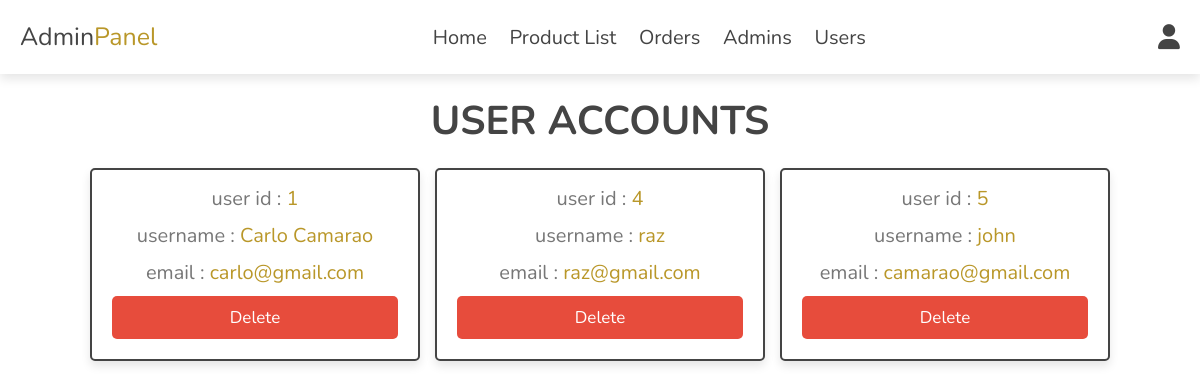
Screenshot of /admin/users_accounts.php (signed in) with the database file from the repository.
### tables this page shows
CREATE TABLE `users` (
  `id` int(100) NOT NULL,
  `name` varchar(20) NOT NULL,
  `email` varchar(50) NOT NULL,
  `password` varchar(50) NOT NULL,
  `number` varchar(15) DEFAULT NULL,
  `address` text DEFAULT NULL
);

### admin/users_accounts.php (the view, shortened to what this page needs)
<?php
include '../components/connect.php';
?>
<!DOCTYPE html>
<html lang="en">
<head>
   <link rel="stylesheet" href="https://cdnjs.cloudflare.com/ajax/libs/font-awesome/6.1.1/css/all.min.css">
   <link rel="stylesheet" href="../css/admin_style.css">
</head>
<body>
<?php include '../components/admin_header.php'; ?>
<section class="accounts">
   <h1 class="heading">user accounts</h1>
   <div class="box-container">
   <?php
      $select_accounts = $conn->prepare("SELECT * FROM `users`");
      $select_accounts->execute();
      if($select_accounts->rowCount() > 0){
         while($fetch_accounts = $select_accounts->fetch(PDO::FETCH_ASSOC)){
   ?>
   <div class="box">
      <p> user id : <span><?= $fetch_accounts['id']; ?></span> </p>
      <p> username : <span><?= $fetch_accounts['name']; ?></span> </p>
      <p> email : <span><?= $fetch_accounts['email']; ?></span> </p>
      <a href="users_accounts.php?delete=<?= $fetch_accounts['id']; ?>" onclick="return confirm('delete this account? the user related information will also be delete!')" class="delete-btn">delete</a>
   </div>
   <?php
         }
      }else{
         echo '<p class="empty">no accounts available!</p>';
      }
   ?>
   </div>
</section>
</body>
</html>

### css/admin_style.css (style rules this page uses)
:root { --main-color:#b99729; --orange:#00f74a; --red:#e74c3c; --black:#444; --white:#fff; --light-color:#777; --light-bg:#f5f5f5; --border:.2rem solid var(--black); --box-shadow:0 .5rem 1rem rgba(0,0,0,.1); }
* { font-family: 'Nunito', sans-serif; margin:0; padding:0; box-sizing: border-box; outline: none; border:none; text-decoration: none; }
html { font-size: 62.5%; overflow-x: hidden; }
body { background-image:url("images/bg.jpg"); }
section { padding:2rem; max-width: 1200px; margin:0 auto; }
.heading { font-size: 4rem; color:var(--black); margin-bottom: 2rem; text-align: center; text-transform: uppercase; }
.btn, .delete-btn, .option-btn { display: block; width: 100%; margin-top: 1rem; border-radius: .5rem; padding:1rem 3rem; font-size: 1.7rem; text-transform: capitalize; color:var(--white); cursor: pointer; text-align: center; }
.delete-btn { background-color: var(--red); }
.accounts .box-container { display: grid; grid-template-columns: repeat(auto-fit, 33rem); gap:1.5rem; align-items: flex-start; justify-content: center; }
.accounts .box-container .box { padding:2rem; padding-top: .5rem; border-radius: .5rem; text-align: center; border:var(--border); background-color: var(--white); box-shadow: var(--box-shadow); }
.accounts .box-container .box p { font-size: 2rem; color:var(--light-color); margin: 1rem 0; }
.accounts .box-container .box p span { color:var(--main-color); }

### rows the page displays
users: id "1", name "Carlo Camarao", email "carlo@gmail.com"
users: id "4", name "raz", email "raz@gmail.com"
users: id "5", name "john", email "camarao@gmail.com"
